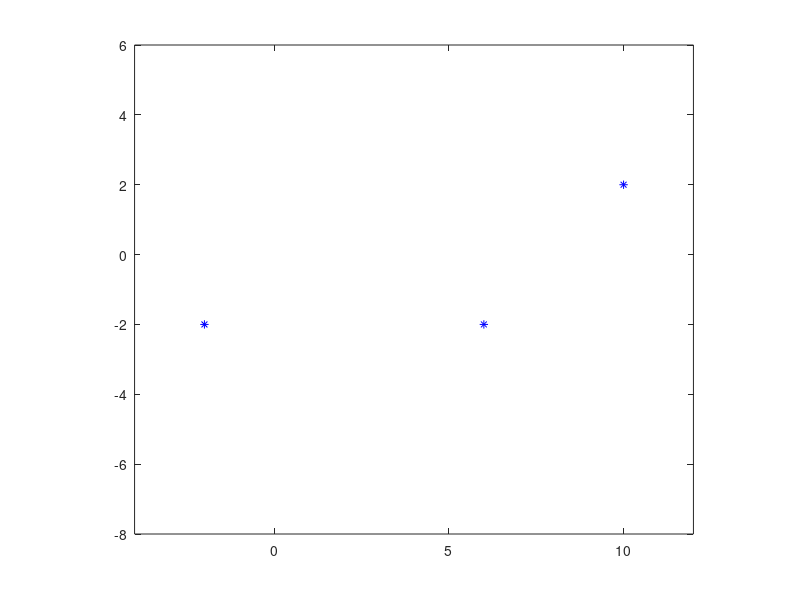

Recreate this plot in MATLAB. (Note: this script raises an error after producing the figure.)
clear

px = [ -2 6 10];
py = [ -2 -2 2];

tk = [0 1 1.5];

v = [6 -4];

plot(px, py, 'b*')
axis equal
axis([-4 12 -8 6])
hold on

syms a3 a2 a1 a0 t

c(t) = a3 * t^3 + a2 * t^2 + a1 * t + a0;
cd(t) = diff(c, t);

e = [c(tk(1)) == px(1), c(tk(2)) == px(2), c(tk(3)) == px(3), cd(tk(1)) == v(1)];
m = solve(e, [a3 a2 a1 a0]);
x(t) = subs( c, [a3 a2 a1 a0], [m.a3, m.a2, m.a1, m.a0]);
xd(t) = diff(x,t);

e = [c(tk(1)) == py(1), c(tk(2)) == py(2), c(tk(3)) == py(3), cd(tk(1)) == v(2)];
m = solve(e, [a3 a2 a1 a0]);
y(t) = subs( c, [a3 a2 a1 a0], [m.a3, m.a2, m.a1, m.a0]);
yd(t) = diff(y,t);

fplot(x, y, [tk(1) tk(3)])
quiver(px(1),py(1),xd(0),yd(0))